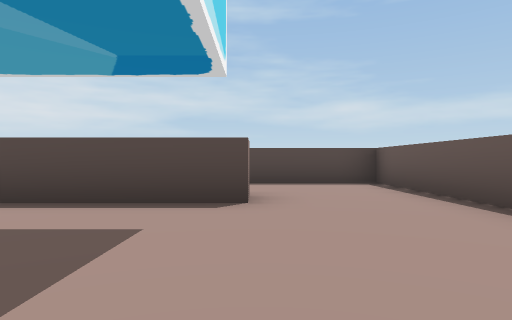
view 1 (above)

13 first-person views from a walk through a scene from a Unity 3-D project. The camera is 0.23 m above the floor, looks level and sees 75° across. The floor is counted in squares, 0.5 m on a side. Each view is taken from the middle of a square. On the plan, view 1 faces up. The plan holds only what a view shows up to about 9 squares ahead; the rest is blank.

view 2
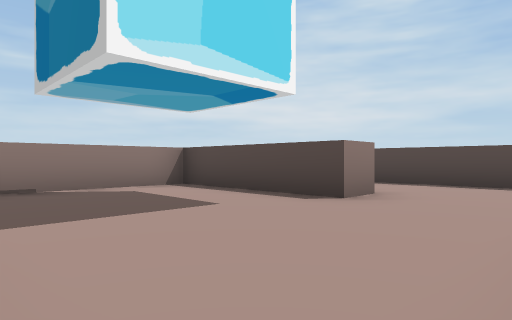

view 3
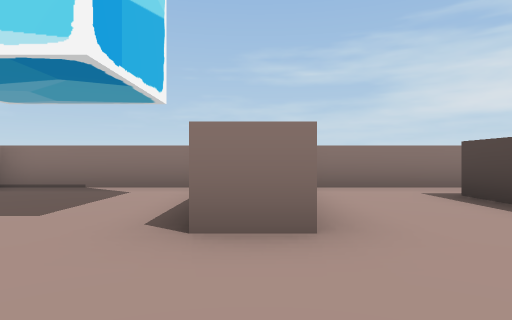

view 4
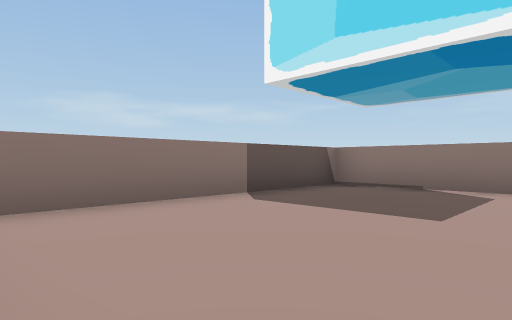

view 5
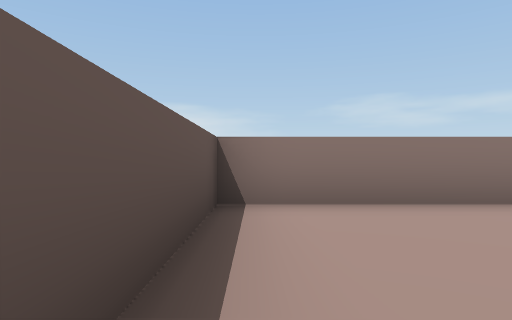

view 6
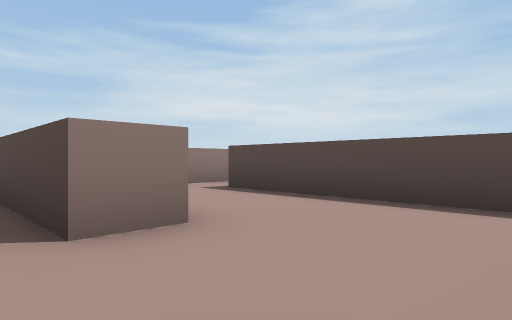

view 7
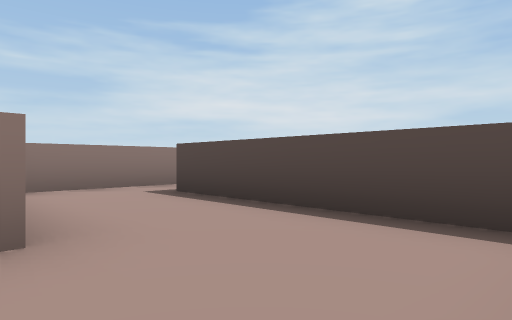

view 8
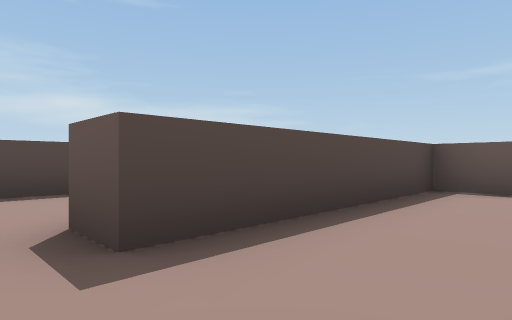

view 9
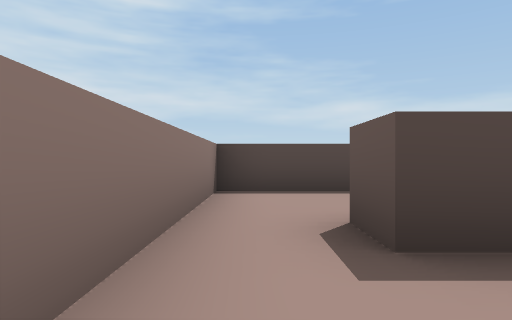

view 10
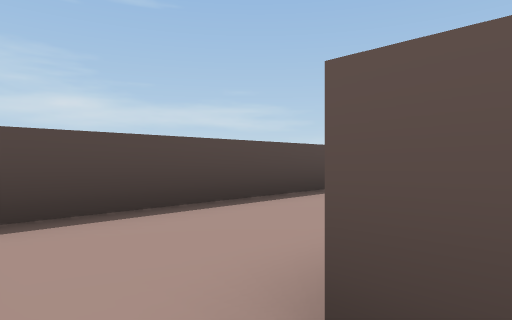

view 11
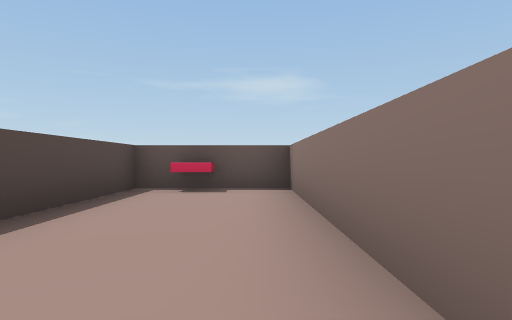

view 12
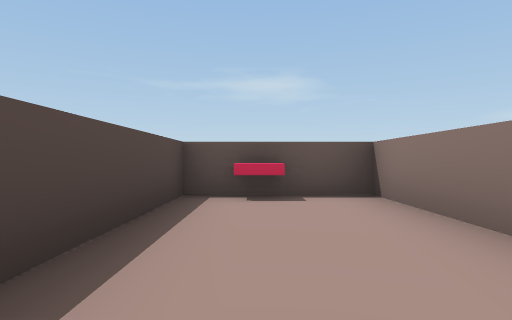

view 13
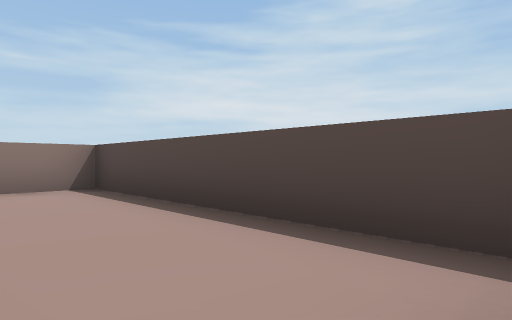

### Floor plan
Points are (right, up) in squares from view 1. A wall is a line through its corners. A room is listed if a view was taken in it or the views show most of it. See-through windows are left out.
Room 1 (views 1, 2, 3, 4, 5, 6, 7)
walls: (-0.1, 4.5) (-0.1, 3.6) (-3.6, 3.6) (-3.6, -0.4) (2.4, -0.4) (2.4, 6.7) (-0.6, 6.7)
ways out: opening at (-1.5, 5.5) to room 2
Room 2 (views 8, 9, 10)
walls: (-0.6, 6.7) (-2.3, 6.7) (-2.3, 7.5); (-3.6, 7.5) (-3.6, 5)
ways out: opening at (-1.5, 5.5) to room 1; opening at (-3, 7) to room 3
Room 3 (views 11, 12, 13)
walls: (-2.3, 7.5) (2.4, 7.5) (2.4, 9.9) (-3.6, 9.9) (-3.6, 7.5)
low walls: (1.9, 8.6) (1.9, 9.4)
ways out: opening at (-3, 7) to room 2

Where each view was taken, in squares from view 1:
view 1: 0 up, 0 right, facing up
view 2: 0 up, 2 right, facing up-left
view 3: 4 up, 2 right, facing left
view 4: 3 up, 2 right, facing down-left
view 5: 3 up, 2 right, facing down
view 6: 3 up, 2 right, facing up-left
view 7: 4 up, 2 right, facing up-left
view 8: 5 up, 3 left, facing up-right
view 9: 5 up, 3 left, facing up
view 10: 7 up, 3 left, facing up-right
view 11: 8 up, 3 left, facing right
view 12: 9 up, 2 left, facing right
view 13: 8 up, 2 right, facing up-left
